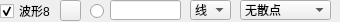
               <widget class="QWidget" name="widget_8" native="true">
                <property name="minimumSize">
                 <size>
                  <width>0</width>
                  <height>22</height>
                 </size>
                </property>
                <property name="maximumSize">
                 <size>
                  <width>16777215</width>
                  <height>22</height>
                 </size>
                </property>
                <widget class="QLineEdit" name="txtValueCurve8">
                 <property name="geometry">
                  <rect>
                   <x>110</x>
                   <y>0</y>
                   <width>71</width>
                   <height>20</height>
                  </rect>
                 </property>
                 <property name="text">
                  <string/>
                 </property>
                </widget>
                <widget class="QRadioButton" name="rdoBoldCurve8">
                 <property name="geometry">
                  <rect>
                   <x>90</x>
                   <y>3</y>
                   <width>16</width>
                   <height>16</height>
                  </rect>
                 </property>
                 <property name="text">
                  <string/>
                 </property>
                 <property name="checked">
                  <bool>false</bool>
                 </property>
                </widget>
                <widget class="QCheckBox" name="chkVisibleCurve8">
                 <property name="geometry">
                  <rect>
                   <x>0</x>
                   <y>3</y>
                   <width>53</width>
                   <height>16</height>
                  </rect>
                 </property>
                 <property name="text">
                  <string>波形8</string>
                 </property>
                 <property name="checked">
                  <bool>true</bool>
                 </property>
                </widget>
                <widget class="QPushButton" name="btnColourCurve8">
                 <property name="geometry">
                  <rect>
                   <x>60</x>
                   <y>0</y>
                   <width>21</width>
                   <height>21</height>
                  </rect>
                 </property>
                 <property name="text">
                  <string/>
                 </property>
                </widget>
                <widget class="QComboBox" name="cmbLineStyle8">
                 <property name="geometry">
                  <rect>
                   <x>190</x>
                   <y>0</y>
                   <width>41</width>
                   <height>20</height>
                  </rect>
                 </property>
                 <property name="currentIndex">
                  <number>1</number>
                 </property>
                 <item>
                  <property name="text">
                   <string>点</string>
                  </property>
                 </item>
                 <item>
                  <property name="text">
                   <string>线</string>
                  </property>
                 </item>
                 <item>
                  <property name="text">
                   <string>左</string>
                  </property>
                 </item>
                 <item>
                  <property name="text">
                   <string>右</string>
                  </property>
                 </item>
                 <item>
                  <property name="text">
                   <string>中</string>
                  </property>
                 </item>
                 <item>
                  <property name="text">
                   <string>积</string>
                  </property>
                 </item>
                </widget>
                <widget class="QComboBox" name="cmbScatterStyle8">
                 <property name="geometry">
                  <rect>
                   <x>240</x>
                   <y>0</y>
                   <width>91</width>
                   <height>20</height>
                  </rect>
                 </property>
                 <property name="focusPolicy">
                  <enum>Qt::WheelFocus</enum>
                 </property>
                 <property name="maxVisibleItems">
                  <number>20</number>
                 </property>
                 <item>
                  <property name="text">
                   <string>无散点</string>
                  </property>
                  <property name="icon">
                   <iconset resource="res.qrc">
                    <normaloff>:/pic/ssNone.png</normaloff>:/pic/ssNone.png</iconset>
                  </property>
                 </item>
                 <item>
                  <property name="text">
                   <string>x形</string>
                  </property>
                  <property name="icon">
                   <iconset resource="res.qrc">
                    <normaloff>:/pic/ssCross.png</normaloff>:/pic/ssCross.png</iconset>
                  </property>
                 </item>
                 <item>
                  <property name="text">
                   <string>+形</string>
                  </property>
                  <property name="icon">
                   <iconset resource="res.qrc">
                    <normaloff>:/pic/ssPlus.png</normaloff>:/pic/ssPlus.png</iconset>
                  </property>
                 </item>
                 <item>
                  <property name="text">
                   <string>空心圆</string>
                  </property>
                  <property name="icon">
                   <iconset resource="res.qrc">
                    <normaloff>:/pic/ssCircle.png</normaloff>:/pic/ssCircle.png</iconset>
                  </property>
                 </item>
                 <item>
                  <property name="text">
                   <string>实心圆</string>
                  </property>
                  <property name="icon">
                   <iconset resource="res.qrc">
                    <normaloff>:/pic/ssDisc.png</normaloff>:/pic/ssDisc.png</iconset>
                  </property>
                 </item>
                 <item>
                  <property name="text">
                   <string>矩形</string>
                  </property>
                  <property name="icon">
                   <iconset resource="res.qrc">
                    <normaloff>:/pic/ssSquare.png</normaloff>:/pic/ssSquare.png</iconset>
                  </property>
                 </item>
                 <item>
                  <property name="text">
                   <string>菱形</string>
                  </property>
                  <property name="icon">
                   <iconset resource="res.qrc">
                    <normaloff>:/pic/ssDiamond.png</normaloff>:/pic/ssDiamond.png</iconset>
                  </property>
                 </item>
                 <item>
                  <property name="text">
                   <string>星形</string>
                  </property>
                  <property name="icon">
                   <iconset resource="res.qrc">
                    <normaloff>:/pic/ssStar.png</normaloff>:/pic/ssStar.png</iconset>
                  </property>
                 </item>
                 <item>
                  <property name="text">
                   <string>正三角</string>
                  </property>
                  <property name="icon">
                   <iconset resource="res.qrc">
                    <normaloff>:/pic/ssTriangle.png</normaloff>:/pic/ssTriangle.png</iconset>
                  </property>
                 </item>
                 <item>
                  <property name="text">
                   <string>倒三角</string>
                  </property>
                  <property name="icon">
                   <iconset resource="res.qrc">
                    <normaloff>:/pic/ssTriangleInverted.png</normaloff>:/pic/ssTriangleInverted.png</iconset>
                  </property>
                 </item>
                 <item>
                  <property name="text">
                   <string>x框</string>
                  </property>
                  <property name="icon">
                   <iconset resource="res.qrc">
                    <normaloff>:/pic/ssCrossSquare.png</normaloff>:/pic/ssCrossSquare.png</iconset>
                  </property>
                 </item>
                 <item>
                  <property name="text">
                   <string>+框</string>
                  </property>
                  <property name="icon">
                   <iconset resource="res.qrc">
                    <normaloff>:/pic/ssPlusSquare.png</normaloff>:/pic/ssPlusSquare.png</iconset>
                  </property>
                 </item>
                 <item>
                  <property name="text">
                   <string>x圆</string>
                  </property>
                  <property name="icon">
                   <iconset resource="res.qrc">
                    <normaloff>:/pic/ssCrossCircle.png</normaloff>:/pic/ssCrossCircle.png</iconset>
                  </property>
                 </item>
                 <item>
                  <property name="text">
                   <string>+圆</string>
                  </property>
                  <property name="icon">
                   <iconset resource="res.qrc">
                    <normaloff>:/pic/ssPlusCircle.png</normaloff>:/pic/ssPlusCircle.png</iconset>
                  </property>
                 </item>
                 <item>
                  <property name="text">
                   <string>和平</string>
                  </property>
                  <property name="icon">
                   <iconset resource="res.qrc">
                    <normaloff>:/pic/ssPeace.png</normaloff>:/pic/ssPeace.png</iconset>
                  </property>
                 </item>
                </widget>
               </widget>
